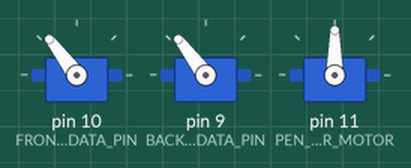
This sketch was run on a simulated Arduino Uno, built with avr-gcc and run on an emulated ATmega328P. On the bench: 3 × servo.

Above: at 0.1 s.
At 7.16 s:
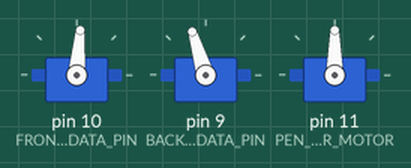
At 17.22 s:
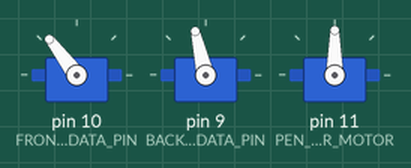
At 33.74 s:
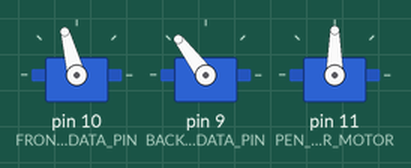
Timing chart, 0 to 40.0 s (numbered marks = the images above):
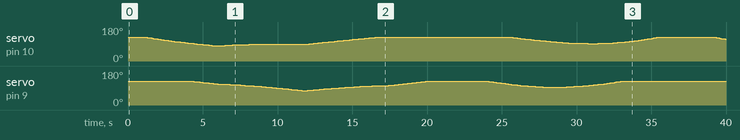

The sketch:

firmware.ino
```cpp
#include <Servo.h>
#include "path.h"

// math theta to angle servo
// for back motor: angle = theta
// for fron motor: angle = 90 - theta

constexpr int FRONT_MOTOR_DATA_PIN = 10;
constexpr int BACK_MOTOR_DATA_PIN = 9;
constexpr int PEN_LIFTER_MOTOR = 11;
constexpr int SECOND_IN_MILLISECOND = 1000;

Servo frontServo;
Servo penLifterServo;
Servo backServo;

void setup() {
  frontServo.attach(FRONT_MOTOR_DATA_PIN);
  backServo.attach(BACK_MOTOR_DATA_PIN);
  penLifterServo.attach(PEN_LIFTER_MOTOR);

  // default position
  frontServo.write(90);
  backServo.write(90);
}

// void calibrateMotors(){
//   frontServo.write(90);
//   backServo.write(0);
// }

// void draw_circle(double seconds){
//   double delay_time = seconds / 180;
//   for(int i =0; i<180; ++i){
//     backServo.write(i);
//     delay(delay_time * SECOND_IN_MILLISECOND);
//   }
// }

// void test_pen_lifter(){
//   penLifterServo.write(90); // lifting up the pen
//   draw_circle(5);
//   penLifterServo.write(90); // lifting up the pen
//   draw_circle(0);
// }

// void main_loop(){
//   for(int i =0; i<180; ++i){
//     backServo.write(i);
//     delay(0.1 * SECOND_IN_MILLISECOND);
//   }
// }

// void solve_length(){
//   Serial.println("writing front: 0 back 0");
//   frontServo.write(90); // 0 and 0 degree
//   backServo.write(0);
//   delay(10 * SECOND_IN_MILLISECOND);

//   frontServo.write(80); // 10 and 10 degree
//   backServo.write(10);
//   Serial.println("writing front: 10 back 10");

//   delay(10 * SECOND_IN_MILLISECOND);

// }

void print_path(){
  for(int i = 0; i<sizeof(path)/ sizeof(char);  i+= 2){
    int front_servo_angle =  path[i];
    int back_servo_angle = path[i +1];

    frontServo.write(front_servo_angle);
    backServo.write(back_servo_angle);
    delay(0.1 * SECOND_IN_MILLISECOND);

  }
}

void loop() {
  // put your main code here, to run repeatedly:
  //calibrateMotors();
  //frontServo.write(90);
  // x:10, y:15
  // backServo.write(79.79218127796581);
  // frontServo.write(87.79577249602796);
  // delay(10 * SECOND_IN_MILLISECOND);

  // // x:10, y:10
  // backServo.write(103.96251903294149);
  // frontServo.write(111.23410626265819);

  // delay(10 * SECOND_IN_MILLISECOND);

  print_path();
  // solve_length();

  //test_pen_lifter();
  //main_loop();


}
```

Source omitted: path.h (18545 bytes)

Measured:
- by itself, servo on pin 9 (BACK_MOTOR_DATA_PIN): 127° → 126° at 4.2 s, → 125° 0.10 s later, → 124° 0.10 s later, → 123° 0.10 s later, … (167 changes in this stretch)
